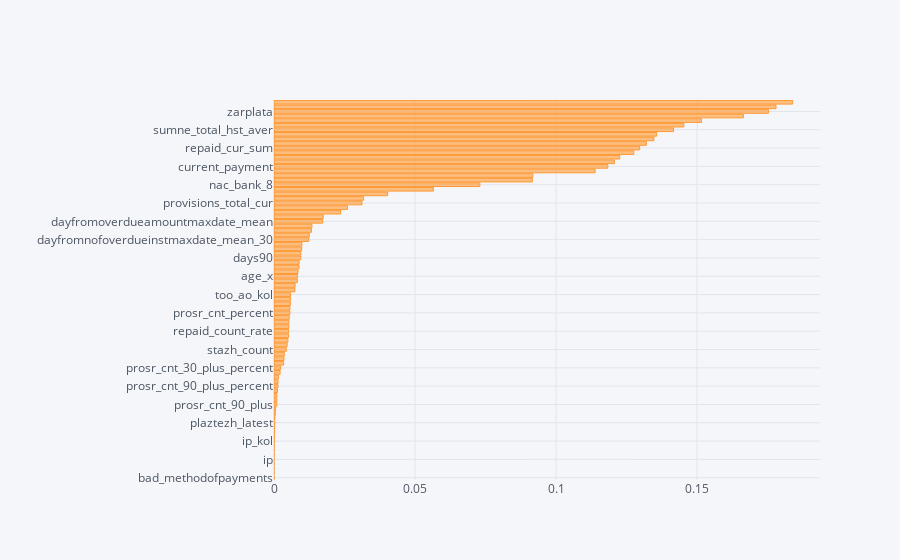

The code cell stored with this chart in its notebook:
### Code cell
# значимость числовых переменных
all_cols = list(df2.columns)
all_num_cols = num_features
target_col = ['Default']
all_cat = [x for x in all_cols if x not in (all_num_cols+target_col)]

temp_df = df2
imp_cat = pd.Series(mutual_info_classif(temp_df[num_features], temp_df['Default'], discrete_features =True), index = num_features)
imp_cat.sort_values(inplace = True)
imp_cat.iplot(kind = 'barh')

### Figure 1 — Plotly figure (JSON) as saved in the notebook; plotly's stock layout.template omitted (floating-point values rounded to 4 significant figures)
{"data": [{"marker": {"color": "rgba(255, 153, 51, 0.6)", "line": {"color": "rgba(255, 153, 51, 1.0)", "width": 1}}, "name": "None", "orientation": "h", "text": "", "type": "bar", "x": [1.339e-06, 6.111e-06, 6.53e-06, 2.105e-05, 2.812e-05, 3.59e-05, 4.098e-05, 6.694e-05, 0.0001257, 0.0001346, 0.0002127, 0.0002517, 0.0002837, 0.0003081, 0.0004831, 0.0005691, 0.0009859, 0.001028, 0.001028, 0.001257, 0.0014, 0.001413, 0.001629, 0.002159, 0.002409, 0.003397, 0.003525, 0.003654, 0.004348, 0.004657, 0.004928, 0.005143, 0.005181, 0.005256, 0.005287, 0.005403, 0.005643, 0.005643, 0.005808, 0.00585, 0.005867, 0.007401, 0.007495, 0.008259, 0.00829, 0.008515, 0.008892, 0.0089, 0.009512, 0.009514, 0.009823, 0.009885, 0.01235, 0.01253, 0.01328, 0.01345, 0.01726, 0.01745, 0.02364, 0.02606, 0.03118, 0.03176, 0.04027, 0.0565, 0.07299, 0.09159, 0.09177, 0.1138, 0.1183, 0.1207, 0.1226, 0.1276, 0.1296, 0.132, 0.1347, 0.1357, 0.1416, 0.1453, 0.1515, 0.1664, 0.1753, 0.178, 0.1839], "y": ["bad_methodofpayments", "too_ao", "terminated_neg_status", "current_neg_status", "ip", "cnt_cur", "prosr_3", "prosr_12", "ip_kol", "prosr_36", "terminated_neg_status_1", "ustupka", "plaztezh_latest", "numberofdependents", "plaztezh_latest_all", "len_pens_last_2", "prosr_cnt_90_plus", "prosr_cnt", "prosr_cnt_10_plus", "len_pens_between_2_6", "prosr_cnt_90_plus_percent", "credit_card_count", "prosr_cnt_30_plus", "days7", "prosr_cnt_30_plus_percent", "payments_2_years", "repaid_percent_rate_cur", "mko_count", "stazh_count", "provisions_total_hst", "max_numberofinstalments", "cnt_hst", "repaid_count_rate", "days30", "last_job_in_month", "daysoverdueamountmax_mean", "prosr_cnt_percent", "prosr_cnt_10_plus_percent", "kol_platezhei_s_ip", "kol_platezhei", "too_ao_kol", "days360", "sumcover_total_cur_aver", "repaid_percent_rate", "age_x", "age in years", "cnt_pay", "prosr_day_max", "days90", "days180", "max_term_x", "days120", "dayfromnofoverdueinstmaxdate_mean_30", "newestdaytoscore", "dayfromnofoverdueinstmaxdate_mean_10", "amount_cof", "dayfromoverdueamountmaxdate_mean", "dayfromnofoverdueinstmaxdate_mean_0", "dayfromdateofcreditstart_mean", "oldestdaytoscore", "provisions_total_cur", "sumcover_total_hst_aver", "dayfromoverdueamountmaxdate_sum", "max_prosr_sum", "nac_bank_8", "sumne_total_cur", "sumne_total_cur_aver", "amountloan", "current_payment", "nac_bank_7", "sum_pens_last_2", "numberofoverdueinstalmentsmaxamount_sum", "repaid_cur_sum", "max_payment_closed", "residualamount_mean", "overdueamountmax_sum", "sumne_total_hst_aver", "sumne_total_hst", "sum_pens_between_2_6", "max_payment_all", "zarplata", "zarplata_all", "repaid_sum"]}], "layout": {"legend": {"bgcolor": "#F5F6F9", "font": {"color": "#4D5663"}}, "paper_bgcolor": "#F5F6F9", "plot_bgcolor": "#F5F6F9", "title": {"font": {"color": "#4D5663"}}, "xaxis": {"gridcolor": "#E1E5ED", "showgrid": true, "tickfont": {"color": "#4D5663"}, "title": {"font": {"color": "#4D5663"}, "text": ""}, "zerolinecolor": "#E1E5ED"}, "yaxis": {"gridcolor": "#E1E5ED", "showgrid": true, "tickfont": {"color": "#4D5663"}, "title": {"font": {"color": "#4D5663"}, "text": ""}, "zerolinecolor": "#E1E5ED"}}}
